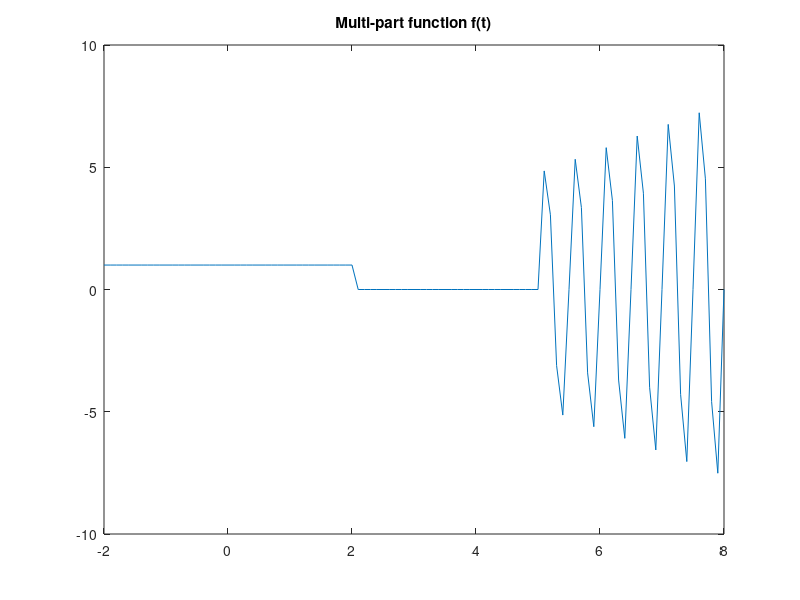

Reproduce this figure in MATLAB.
% book : Signals and Systems Laboratory with MATLAB  
% authors : Alex Palamides & Anastasia Veloni
%
% 
%                  1         , -2<=t<=2
% 	Graph of f(t)= 0         , 2<t<5 
%                t*sin(4pi*t), 5<=t<=8 



t1=-2:.1:2;
t2=2.1:.1:4.9;
t3=5:.1:8;

f1=ones(size(t1));
f2=zeros(size(t2));
f3=t3.*sin(4*pi*t3);

t=[t1 t2 t3];
f=[f1 f2 f3];

plot(t,f)
title('Multi-part function f(t)')
